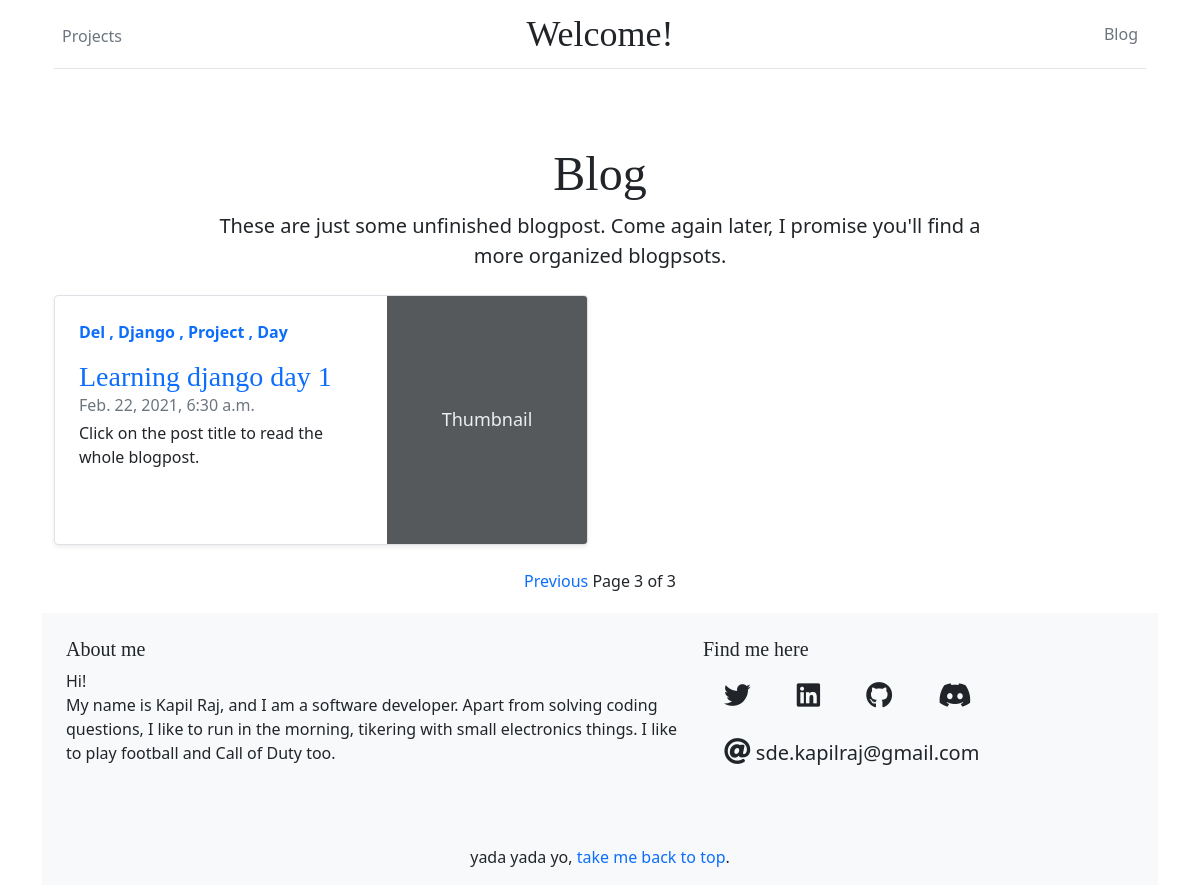
The app's page /post/?page=3 with its own data.
### blog/models.py (models this page shows, shortened)
class Post(models.Model):
    objects = models.Manager()  # default manager
    published = PublishedManager()  # custom manager
    title = models.CharField(max_length=250)
    slug = models.SlugField(max_length=250, unique_for_date="publish")
    author = models.ForeignKey(
        User, on_delete=models.CASCADE, related_name="blog_posts"
    )
    body = models.TextField()
    publish = models.DateTimeField(default=timezone.now)
    created = models.DateTimeField(auto_now_add=True)
    updated = models.DateTimeField(auto_now=True)
    STATUS_CHOICES = (("draft", "Draft"), ("published", "Published"))
    status = models.CharField(max_length=10, choices=STATUS_CHOICES, default="draft")
    tags = TaggableManager()
    class Meta:
        ordering = ("-publish",)  # a tuple
    def get_absolute_url(self):
        return reverse(
            "blog:post_detail",
            args=[self.publish.year, self.publish.month, self.publish.day, self.slug],
        )

### blog/views.py (the view)
# urls.py: path("post/", post_list, name="post_list"),  # function based view url
def post_list(request, tag_slug=None):
    object_list = Post.published.all()
    tag = None
    if tag_slug:
        tag = get_object_or_404(Tag, slug=tag_slug)
        object_list = object_list.filter(tags__in=[tag])
    paginator = Paginator(object_list, 2)  # 2 posts on each page
    page = request.GET.get("page")
    try:
        posts = paginator.page(page)
    except PageNotAnInteger:
        posts = paginator.page(1)
    except EmptyPage:
        posts = paginator.page(paginator.num_pages)
    context = {
        "post_list": posts,
        "page": page,
        "tag": tag,
    }
    return render(request, "blog/post/list.html", context)

### blog/models.py (called while the page is built)
    def get_queryset(self):
        return super(PublishedManager, self).get_queryset().filter(status="published")

### blog/templates/blog/post/list.html (shortened to what this page needs)
{% extends 'blog/base.html' %}
{% load static %}
{% block main_content %}
<div class="container">
    <div class="row py-4">
        <div class="col-lg-9 mx-auto text-center">
            <h1 class="display-4">Blog</h1>
            <p class="lead mb-0">These are just some unfinished blogpost. Come again later, I promise you'll find a more
                organized blogpsots. </p>
        </div>
    </div>
    {%for post in post_list%}
    {% if forloop.first or forloop.counter0|divisibleby:2 %}
    <div class="row">
        {% endif %}
        <div class="col-md-6">
            <div class="row g-0 border rounded overflow-hidden flex-md-row mb-4 shadow-sm h-md-250 position-relative">
                <div class="col p-4 d-flex flex-column position-static">
                    <strong class="d-inline-block text-primary">
                        <p>{% for tag in post.tags.all %}
                            <a href='{% url "blog:post_list_by_tag" tag.slug %}'>{{tag.name|capfirst }}</a>
                            {% if not forloop.last %}
                            ,
                            {% endif %}
                            {% endfor %}
                        </p>
                    </strong>
                    <h3 class="mb-0">
                        <a href="{{post.get_absolute_url}}">{{ post.title }}</a>
                    </h3>
                    <div class="mb-1 text-muted">{{post.updated}}</div>
                    <p class="card-text mb-auto">
                        Click on the post title to read the whole blogpost.
                    </p>
                </div>
                <div class="col-auto d-none d-lg-block">
                    <svg class="bd-placeholder-img" width="200" height="250" xmlns="http://www.w3.org/2000/svg"
                        role="img" aria-label="Placeholder: Thumbnail" preserveAspectRatio="xMidYMid slice"
                        focusable="false">
                        <rect width="100%" height="100%" fill="#55595c" /><text x="50%" y="50%" fill="#eceeef"
                            dy=".3em">Thumbnail</text>
                    </svg>
                </div>
            </div>
        </div>
        {% if forloop.counter|divisibleby:2 or forloop.last %}
    </div>
    {% endif %}
    {% endfor %}
    <div class="text-center">
        {% include "blog/pagination.html" with page=post_list %}
    </div>
</div>
{% endblock main_content %}

### static/blog/css/blog.css (style rules this page uses)
h1, h2, h3, h4, h5, h6 { font-family: "Playfair Display", Georgia, "Times New Roman", serif; }
.display-4 { font-size: 2.5rem; }
@media (min-width: 768px) { .display-4 { font-size: 3rem; } }
@media (min-width: 768px) { .h-md-250 { height: 250px; } }
a:link { text-decoration:none; }

### static/blog/css/share_post_form.css (style rules this page uses)
:root { --input-padding-x: 1.5rem; --input-padding-y: .75rem; }

### blog/templates/blog/base.html (style rules this page uses)
.bd-placeholder-img { font-size: 1.125rem; text-anchor: middle; -webkit-user-select: none; -moz-user-select: none; user-select: none; }

### records on screen
Post: title "Learning django day 1", updated "Feb. 22, 2021, 6:30 a.m."
Tag: name "Del"
Tag: name "Django"
Tag: name "Project"
Tag: name "Day"

### other values on screen
{{ page.number }} "3"
{{ page.paginator.num_pages }} "3"
